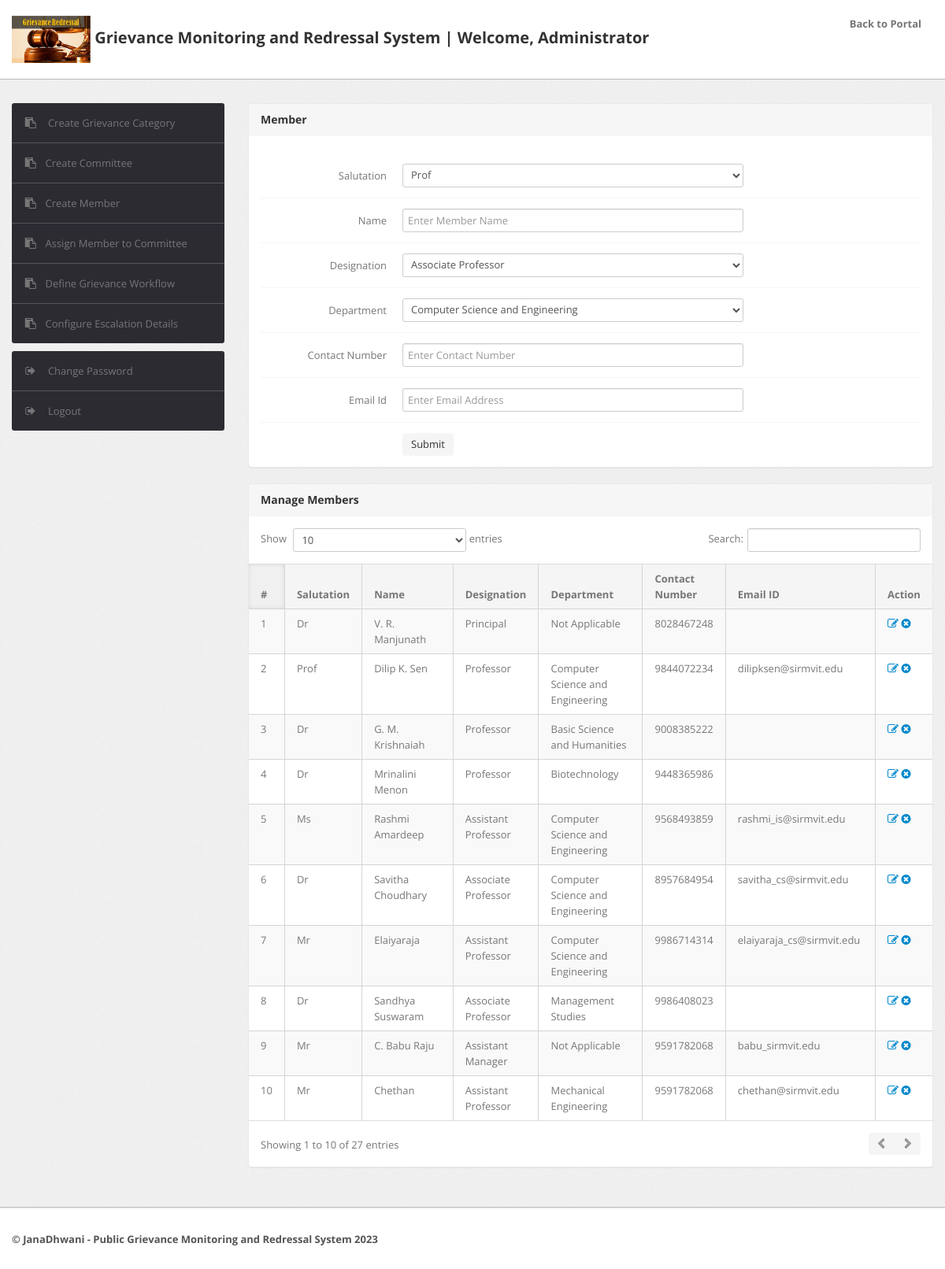
The app's page /admin/member.php (signed in), older data.
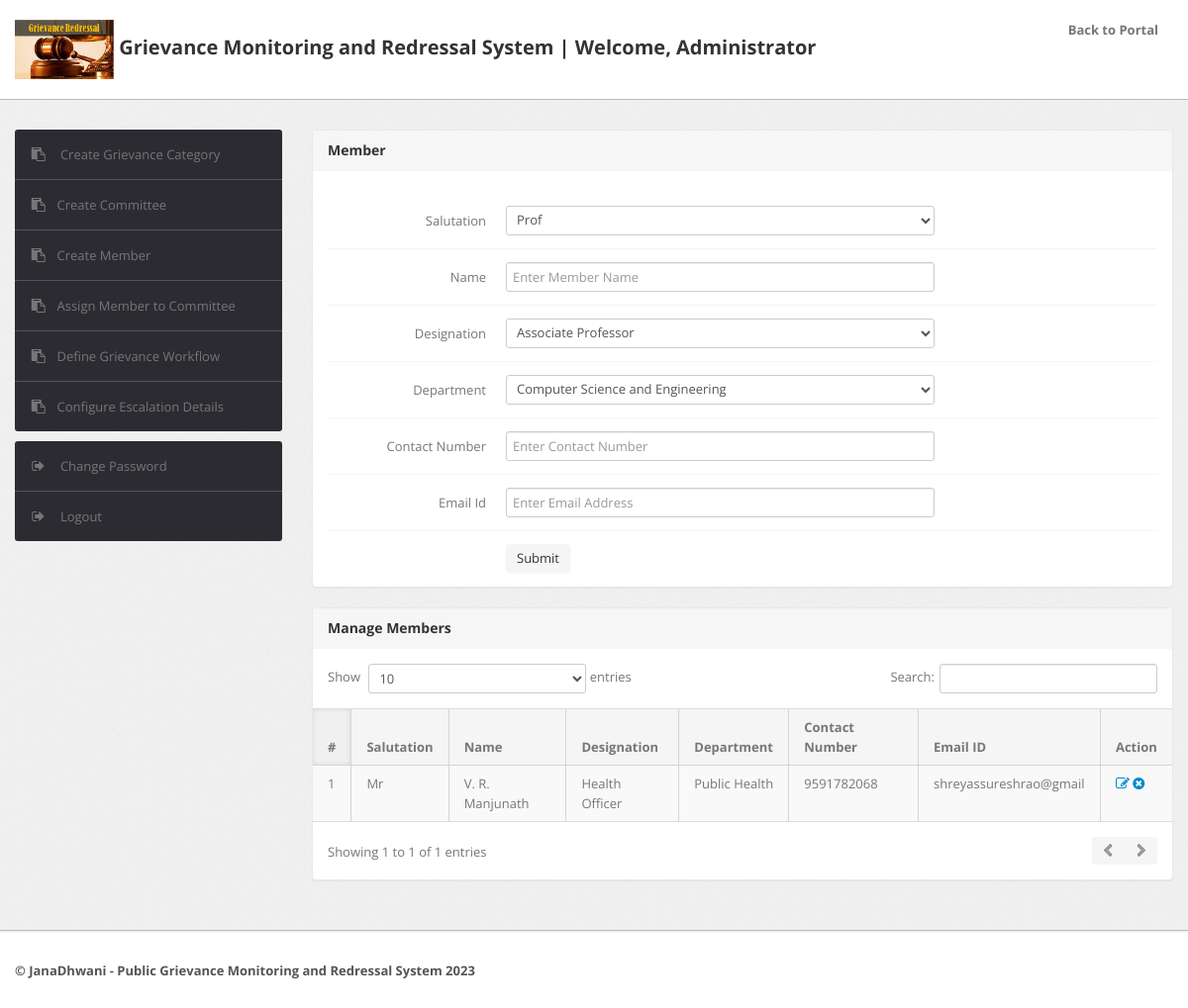
The same page, newer data.
### tables this page shows
CREATE TABLE `member` (
  `id` int(11) NOT NULL,
  `salutation` varchar(10) NOT NULL DEFAULT 'Prof.',
  `name` varchar(255) NOT NULL,
  `designation` varchar(255) NOT NULL,
  `department` varchar(255) NOT NULL,
  `contactNo` bigint(11) NOT NULL,
  `emailId` varchar(255) NOT NULL,
  `url` varchar(255) NOT NULL,
  `postingDate` timestamp NOT NULL DEFAULT current_timestamp(),
  `updationDate` varchar(255) NOT NULL
);

### admin/member.php (the view, shortened to what this page needs)
<?php
include('include/config.php');
if(strlen($_SESSION['alogin'])==0)
	{
header('location:index.php');
}
else{
?>
<!DOCTYPE html>
<html lang="en">
<head>
	<link type="text/css" href="bootstrap/css/bootstrap.min.css" rel="stylesheet">
	<link type="text/css" href="bootstrap/css/bootstrap-responsive.min.css" rel="stylesheet">
	<link type="text/css" href="css/theme.css" rel="stylesheet">
	<link type="text/css" href="images/icons/css/font-awesome.css" rel="stylesheet">
</head>
<body>
<?php include('include/header.php');?>
	<div class="wrapper">
		<div class="container">
			<div class="row">
<?php include('include/sidebar.php');?>
			<div class="span9">
					<div class="content">
						<div class="module">
							<div class="module-head">
								<h3>Member</h3>
							</div>
							<div class="module-body">
									<br />
			<form class="form-horizontal row-fluid" name="Member" method="post" >
<div class="control-group">
<label class="control-label" for="basicinput">Salutation</label>
<div class="controls">
<select name="salutation" class="span8 tip" required>
<option value="Prof" selected>Prof</option>
</select>
</div>
</div>
<div class="control-group">
<label class="control-label" for="basicinput">Name</label>
<div class="controls">
<input type="text" placeholder="Enter Member Name" id="name" name="name" class="span8 tip" required autofocus>
</div>
</div>
<div class="control-group">
<label class="control-label" for="basicinput">Designation</label>
<div class="controls">
<select name="designation" class="span8 tip" required>
<option value="Associate Professor" selected>Associate Professor</option>
</select>
</div>
</div>
<div class="control-group">
<label class="control-label" for="basicinput">Department</label>
<div class="controls">
<select name="department" class="span8 tip" required>
<option value="Computer Science and Engineering">Computer Science and Engineering</option>
</select>
</div>
</div>
<div class="control-group">
<label class="control-label" for="basicinput">Contact Number</label>
<div class="controls">
<input type="text" placeholder="Enter Contact Number" id="contactNo" maxlength="10" name="contactNo" class="span8 tip">
</div>
</div>
<div class="control-group">
<label class="control-label" for="basicinput">Email Id</label>
<div class="controls">
<input type="text" placeholder="Enter Email Address" id="emailId" name="emailId" class="span8 tip">
</div>
</div>
	<div class="control-group">
											<div class="controls">
												<button type="submit" name="submit" class="btn">Submit</button>
											</div>
										</div>
									</form>
							</div>
						</div>
	<div class="module">
							<div class="module-head">
								<h3>Manage Members</h3>
							</div>
							<div class="module-body table">
								<table cellpadding="0" cellspacing="0" border="0" class="datatable-1 table table-bordered table-striped	 display">
									<thead>
										<tr>
											<th>#</th>
											<th>Salutation</th>
											<th>Name</th>
											<th>Designation</th>
											<th>Department</th>
											<th>Contact Number</th>
											<th>Email ID</th>
											<th>Action</th>
										</tr>
									</thead>
									<tbody>
<?php $query=mysqli_query($bd,"select * from member");
$cnt=1;
while($row=mysqli_fetch_array($query))
{
?>
										<tr>
											<td><?php echo htmlentities($cnt);?></td>
											<td><?php echo htmlentities($row['salutation']);?></td>
											<td><?php echo htmlentities($row['name']);?></td>
											<td><?php echo htmlentities($row['designation']);?></td>
											<td><?php echo htmlentities($row['department']);?></td>
											<td><?php echo htmlentities($row['contactNo']);?></td>
											<td><?php echo htmlentities($row['emailId']);?></td>
										<td>
											<a href="edit-member.php?id=<?php echo $row['id']?>" ><i class="icon-edit"></i></a>
											<a href="member.php?id=<?php echo $row['id']?>&del=delete" onClick="return confirm('Are you sure you want to delete?')"><i class="icon-remove-sign"></i></a></td>
										</tr>
										<?php $cnt=$cnt+1; } ?>
								</table>
							</div>
						</div>
					</div>
				</div>
			</div>
		</div>
	</div>
<?php include('include/footer.php');?>
</body>
<?php } ?>

Row changes from the older to the newer data that the page shows:
removed member: salutation "Dr", name "V. R. Manjunath", designation "Principal", department "Not Applicable", contactNo "8028467248"
removed member: salutation "Prof", name "Dilip K. Sen", designation "Professor", department "Computer Science and Engineering", contactNo "9844072234", emailId "dilipksen@sirmvit.edu"
removed member: salutation "Dr", name "G. M. Krishnaiah", designation "Professor", department "Basic Science and Humanities", contactNo "9008385222"
removed member: salutation "Dr", name "Mrinalini Menon", designation "Professor", department "Biotechnology", contactNo "9448365986"
removed member: salutation "Ms", name "Rashmi Amardeep", designation "Assistant Professor", department "Computer Science and Engineering", contactNo "9568493859", emailId "rashmi_is@sirmvit.edu"
removed member: salutation "Dr", name "Savitha Choudhary", designation "Associate Professor", department "Computer Science and Engineering", contactNo "8957684954", emailId "savitha_cs@sirmvit.edu"
removed member: salutation "Mr", name "Elaiyaraja", designation "Assistant Professor", department "Computer Science and Engineering", contactNo "9986714314", emailId "elaiyaraja_cs@sirmvit.edu"
removed member: salutation "Dr", name "Sandhya Suswaram", designation "Associate Professor", department "Management Studies", contactNo "9986408023"
removed member: salutation "Mr", name "C. Babu Raju", designation "Assistant Manager", department "Not Applicable", contactNo "9591782068", emailId "babu_sirmvit.edu"
removed member: salutation "Mr", name "Chethan", designation "Assistant Professor", department "Mechanical Engineering", contactNo "9591782068", emailId "chethan@sirmvit.edu"
added member: salutation "Mr", name "V. R. Manjunath", designation "Health Officer", department "Public Health", contactNo "9591782068", emailId "shreyassureshrao@gmail"
Text that changed along with them:
text written by a page script: "Show entries Search: Showing 1 to 10 of 27 entries" → "Show entries Search: Showing 1 to 1 of 1 entries"
